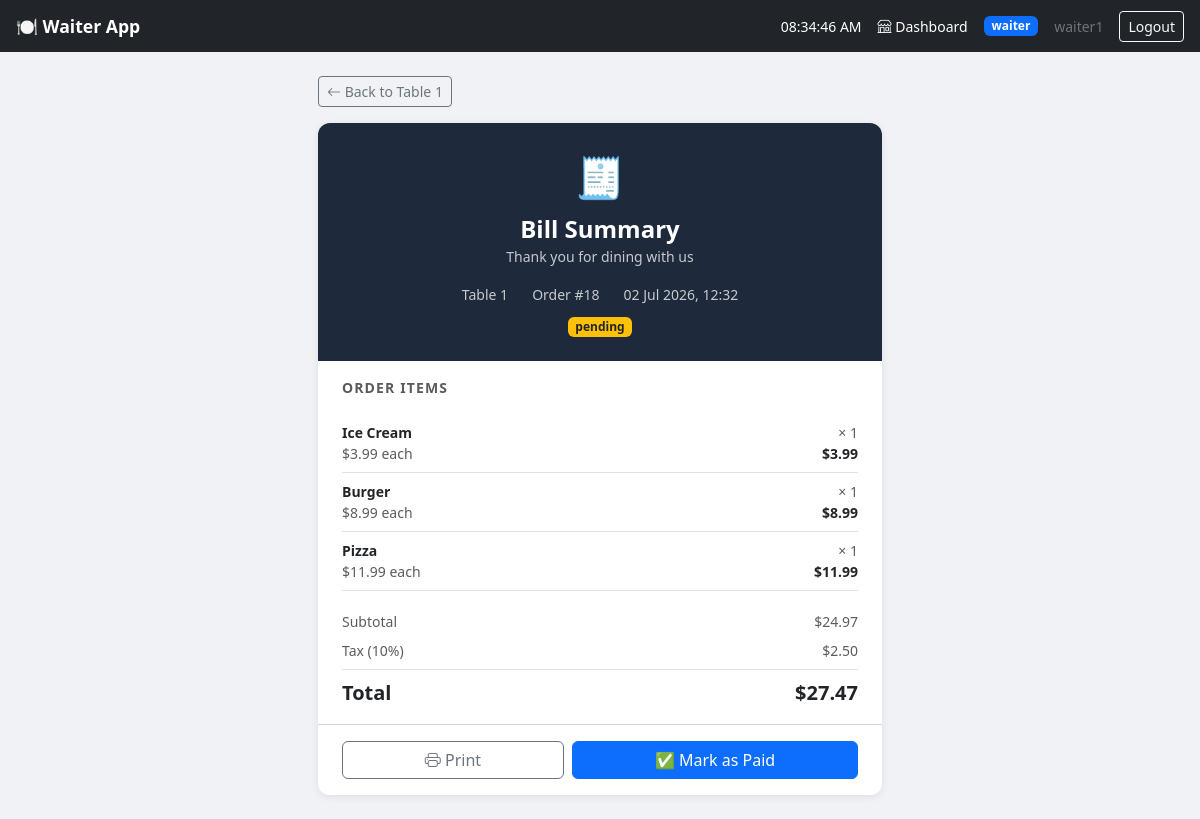
/order/18/bill/ (signed in), run on an earlier commit of the app's database.
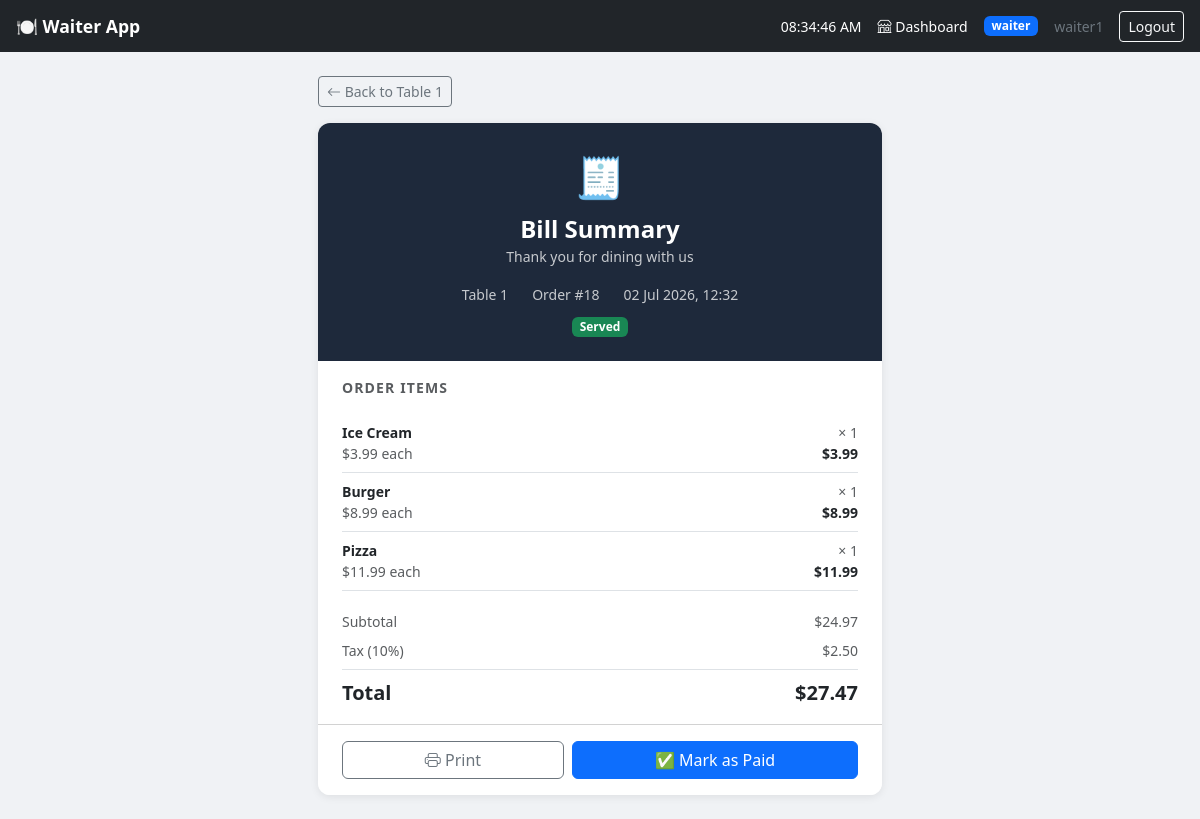
And on a later commit of the database.
### core/models.py (models this page shows, shortened)
class Order(models.Model):
    STATUS_CHOICES = [
        ('pending', 'Pending'),
        ('preparing', 'Preparing'),
        ('served', 'Served'),
        ('paid', 'Paid'),
    ]
    table      = models.ForeignKey(Table, on_delete=models.CASCADE, related_name='orders')
    status     = models.CharField(max_length=20, choices=STATUS_CHOICES, default='pending')
    created_at = models.DateTimeField(auto_now_add=True)
    updated_at = models.DateTimeField(auto_now=True)
    served_at  = models.DateTimeField(null=True, blank=True)
    def total_price(self):
        return sum(item.subtotal() for item in self.items.all())

class Table(models.Model):
    number = models.IntegerField(unique=True)
    is_occupied = models.BooleanField(default=False)

### core/views.py (the view)
# urls.py: path('order/<int:order_id>/bill/', views.bill, name='bill'),
@role_required('waiter', 'admin')
def bill(request, order_id):
    order    = get_object_or_404(Order, id=order_id)
    items    = order.items.select_related('menu_item').all()
    subtotal = order.total_price()
    tax_rate = Decimal('0.10')
    tax      = round(subtotal * tax_rate, 2)
    total    = round(subtotal + tax, 2)
    return render(request, 'core/bill.html', {
        'order': order, 'items': items,
        'subtotal': subtotal, 'tax': tax,
        'total': total, 'tax_rate': int(tax_rate * 100),
    })

### core/models.py (called while the page is built)
    def subtotal(self):
        return self.quantity * self.menu_item.price

### core/templates/core/bill.html (shortened to what this page needs)
{% extends 'core/base.html' %}
{% block content %}
<div class="row justify-content-center">
<div class="col-12 col-md-8 col-lg-6">
    <a href="{% url 'table_order' order.table.id %}" class="btn btn-outline-secondary btn-sm mb-3">
        <i class="bi bi-arrow-left"></i> Back to Table {{ order.table.number }}
    </a>
    <div class="card overflow-hidden">
        <div class="text-white text-center py-4" style="background:#1e293b;">
            <div style="font-size:2.5rem;">🧾</div>
            <h4 class="fw-bold mt-2 mb-0">Bill Summary</h4>
            <small class="opacity-75">Thank you for dining with us</small>
            <div class="d-flex justify-content-center gap-4 mt-3 small opacity-75">
                <span>Table {{ order.table.number }}</span>
                <span>Order #{{ order.id }}</span>
                <span>{{ order.created_at|date:"d M Y, H:i" }}</span>
            </div>
            <div class="mt-2">
                {% if order.status == 'served' %}
                    <span class="badge bg-success">Served</span>
                {% elif order.status == 'paid' %}
                    <span class="badge bg-info">Paid</span>
                {% else %}
                    <span class="badge bg-warning text-dark">{{ order.status }}</span>
                {% endif %}
            </div>
        </div>
        <div class="card-body px-4 py-3">
            <div class="text-uppercase text-muted small fw-bold mb-3"
                 style="letter-spacing:.08em;">Order Items</div>
            {% for item in items %}
            <div class="d-flex justify-content-between align-items-start py-2 border-bottom small">
                <div>
                    <div class="fw-semibold">{{ item.menu_item.name }}</div>
                    <div class="text-muted">${{ item.menu_item.price }} each</div>
                </div>
                <div class="text-end">
                    <div class="text-muted">× {{ item.quantity }}</div>
                    <div class="fw-semibold">${{ item.subtotal }}</div>
                </div>
            </div>
            {% endfor %}
            <div class="mt-3">
                <div class="d-flex justify-content-between small text-muted py-1">
                    <span>Subtotal</span><span>${{ subtotal }}</span>
                </div>
                <div class="d-flex justify-content-between small text-muted py-1">
                    <span>Tax ({{ tax_rate }}%)</span><span>${{ tax }}</span>
                </div>
                <div class="d-flex justify-content-between fw-bold fs-5 pt-2 mt-1 border-top">
                    <span>Total</span><span>${{ total }}</span>
                </div>
            </div>
        </div>
        <div class="card-footer bg-white px-4 py-3">
            {% if order.status != 'paid' %}
            <div class="d-flex gap-2">
                <button class="btn btn-outline-secondary flex-fill" onclick="window.print()">
                    <i class="bi bi-printer"></i> Print
                </button>
                <form method="post" action="{% url 'mark_paid' order.id %}" class="flex-fill">
                    <button type="submit" class="btn btn-primary w-100">
                        ✅ Mark as Paid
                    </button>
                </form>
            </div>
            {% endif %}
        </div>
    </div>
</div>
</div>
{% endblock %}

What changed in the data, as far as the page shows it:
changed Order id 18: status "pending" → (not shown)
Also different on the page:
text now shown: "Served"
